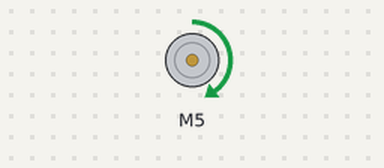
Bench run of a sketch on a simulated Arduino Uno, built with avr-gcc and run on an emulated ATmega328P. On the bench: DC motor (green arrow = forward, orange = backward, longer = faster).

Above: at 0.2 s.
At 1.7 s:
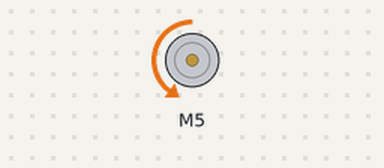
At 5.5 s:
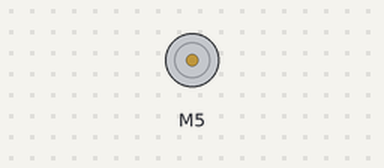
Timing chart, 0 to 6.9 s (numbered marks = the images above):
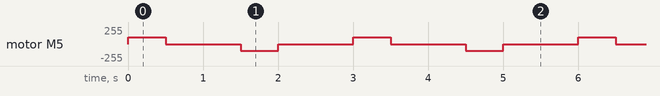

Measured:
- by itself, motor M5: repeats every 3.0 s: stopped 1.0 s, backward 100/255 0.50 s, stopped 1.0 s, forward 100/255 0.50 s

The sketch:

MotorTest.ino
```cpp
#include "BTS7960.h" //https://github.com/luisllamasbinaburo/Arduino-BTS7960

//pins
const uint8_t R_EN = 7;
const uint8_t L_EN = 8;
const uint8_t R_PWM = 6;
const uint8_t L_PWM = 5;

BTS7960 motorController(L_EN, R_EN, L_PWM, R_PWM);
void setup() {
  motorController.Enable();
  pinMode(R_EN, OUTPUT);
  pinMode(L_EN, OUTPUT);
  pinMode(R_PWM, OUTPUT);
  pinMode(L_PWM, OUTPUT);
}

void loop() {
  motorController.Enable();
  //  digitalWrite(R_EN, HIGH);
  //  digitalWrite(L_EN, HIGH);


  while (1) {
    //    analogWrite(L_PWM, 0);
    //    analogWrite(R_PWM, 100);
    motorController.TurnRight(100);
    delay(500);

    //    analogWrite(R_PWM, 0);
    //    analogWrite(L_PWM, 0);
    motorController.Stop();
    delay(1000);

    //    analogWrite(R_PWM, 0);
    //    analogWrite(L_PWM, 100);
    motorController.TurnLeft(100);
    delay(500);

    //    analogWrite(R_PWM, 0);
    //    analogWrite(L_PWM, 0);
    motorController.Stop();
    delay(1000);
  }
}
```
